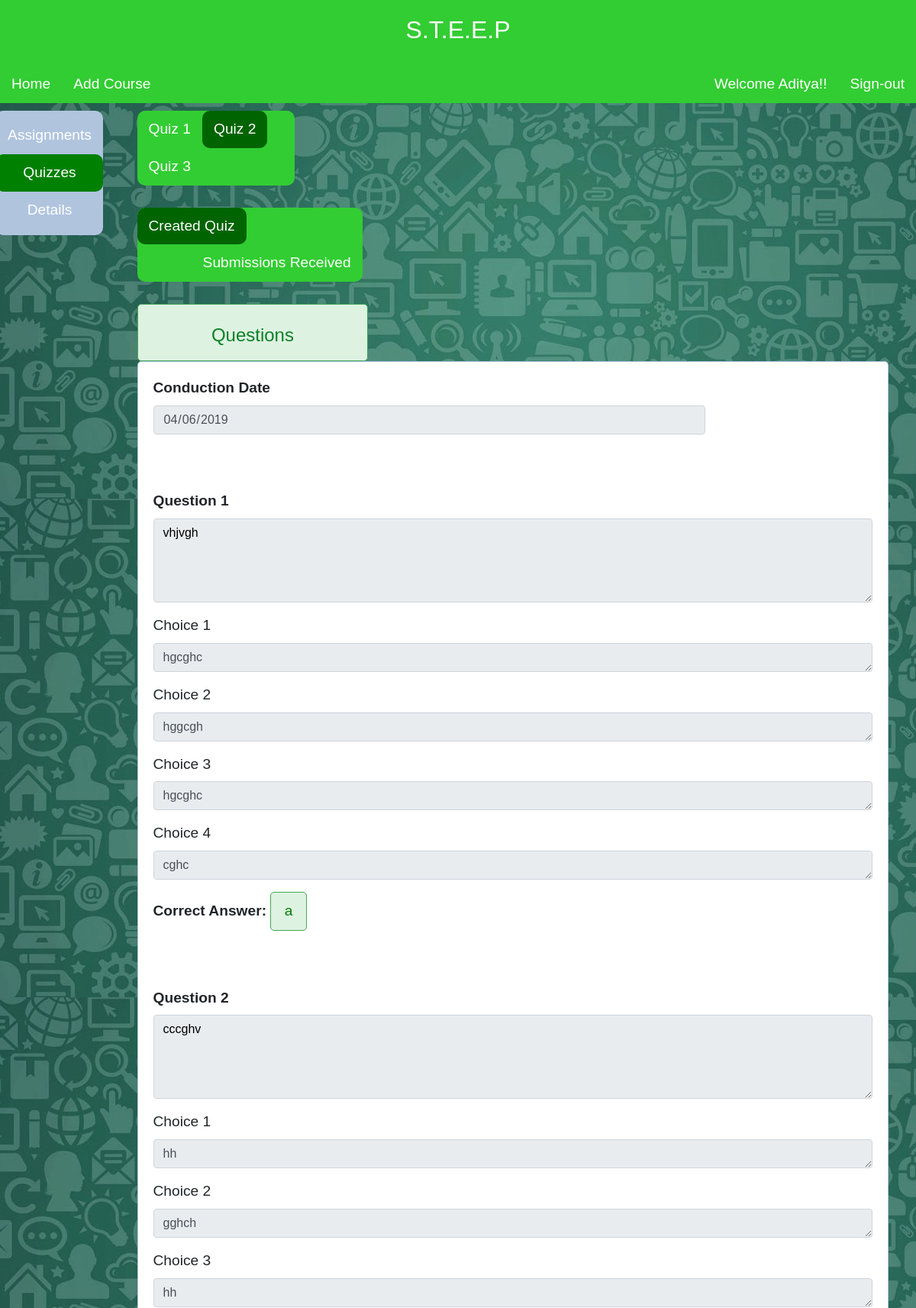
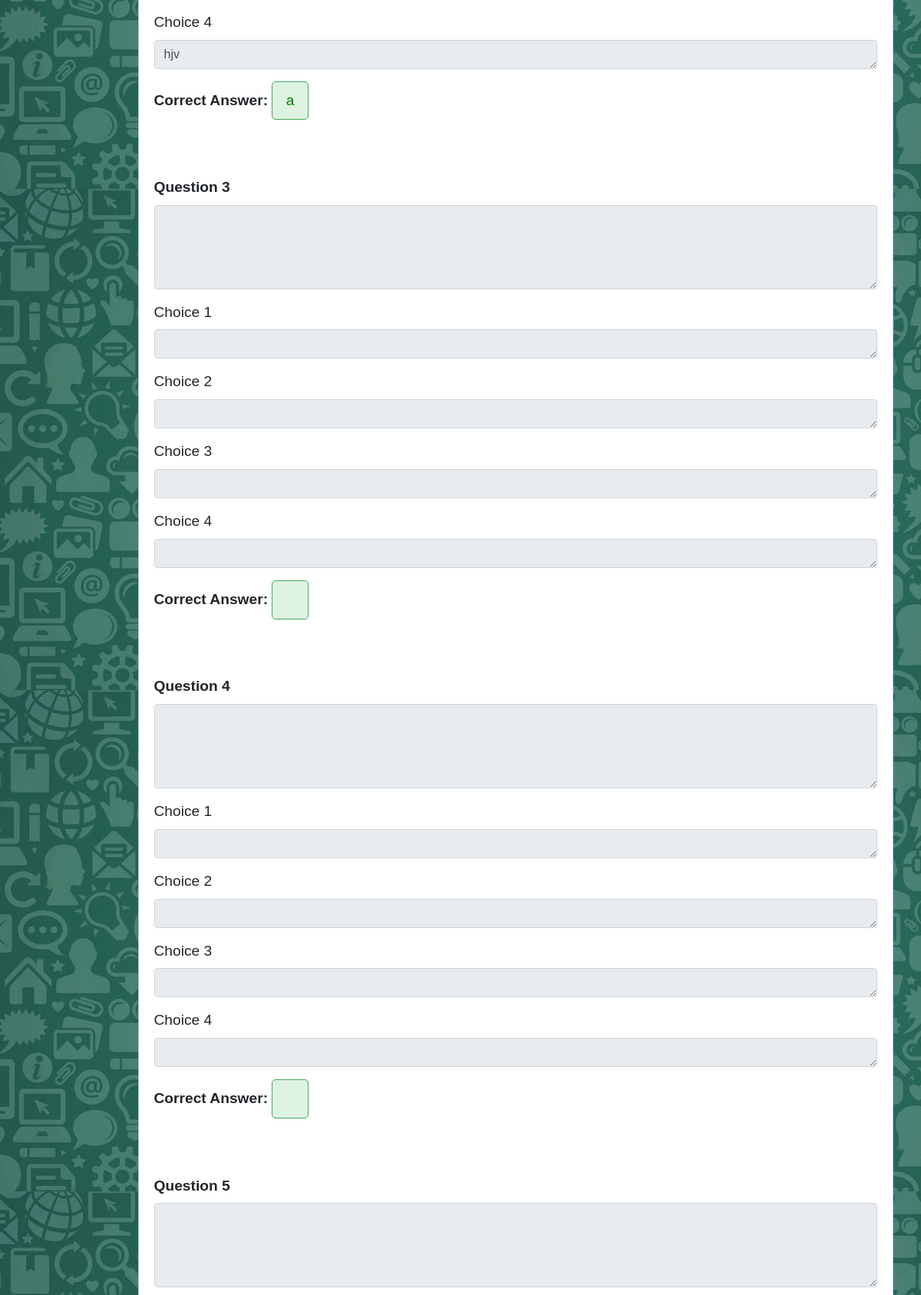
/STEEP/course_quiz2.php?c_id=C1 (signed in, upper part), run on the app's committed database (2 pictures, top to bottom).
### tables this page shows
CREATE TABLE `quizzes` (
  `c_id` varchar(50) NOT NULL,
  `id` varchar(50) NOT NULL,
  `qno` int(11) NOT NULL,
  `due` date NOT NULL,
  `question_1` mediumtext NOT NULL,
  `choice_1_1` text NOT NULL,
  `choice_1_2` text NOT NULL,
  `choice_1_3` text NOT NULL,
  `choice_1_4` text NOT NULL,
  `correct_1` varchar(1) NOT NULL,
  `question_2` mediumtext NOT NULL,
  `choice_2_1` text NOT NULL,
  `choice_2_2` text NOT NULL,
  `choice_2_3` text NOT NULL,
  `choice_2_4` text NOT NULL,
  `correct_2` varchar(1) NOT NULL,
  `question_3` mediumtext NOT NULL,
  `choice_3_1` text NOT NULL,
  `choice_3_2` text NOT NULL,
  `choice_3_3` text NOT NULL,
  `choice_3_4` text NOT NULL,
  `correct_3` varchar(1) NOT NULL,
  `question_4` mediumtext NOT NULL,
  `choice_4_1` text NOT NULL,
  `choice_4_2` text NOT NULL,
  `choice_4_3` text NOT NULL,
  `choice_4_4` text NOT NULL,
  `correct_4` varchar(1) NOT NULL,
  `question_5` mediumtext NOT NULL,
  `choice_5_1` text NOT NULL,
  `choice_5_2` text NOT NULL,
  `choice_5_3` text NOT NULL,
  `choice_5_4` text NOT NULL,
  `correct_5` varchar(1) NOT NULL,
  `question_6` mediumtext NOT NULL,
  `choice_6_1` text NOT NULL,
  `choice_6_2` text NOT NULL,
  `choice_6_3` text NOT NULL,
  `choice_6_4` text NOT NULL,
  `correct_6` varchar(1) NOT NULL,
  `question_7` mediumtext NOT NULL,
  `choice_7_1` text NOT NULL,
  `choice_7_2` text NOT NULL,
  `choice_7_3` text NOT NULL,
  `choice_7_4` text NOT NULL,
  `correct_7` varchar(1) NOT NULL,
  `question_8` mediumtext NOT NULL,
  `choice_8_1` text NOT NULL,
  `choice_8_2` text NOT NULL,
  `choice_8_3` text NOT NULL,
  `choice_8_4` text NOT NULL,
  `correct_8` varchar(1) NOT NULL,
  `question_9` mediumtext NOT NULL,
  `choice_9_1` text NOT NULL,
  `choice_9_2` text NOT NULL,
  `choice_9_3` text NOT NULL,
  `choice_9_4` text NOT NULL,
  `correct_9` varchar(1) NOT NULL,
  `question_10` mediumtext NOT NULL,
  `choice_10_1` text NOT NULL,
  `choice_10_2` text NOT NULL,
  `choice_10_3` text NOT NULL,
  `choice_10_4` text NOT NULL,
  `correct_10` varchar(1) NOT NULL
);

### STEEP/course_quiz2.php (the view, shortened to what this page needs)
<?php
  if(isset($_GET['c_id']))
$c_id = $_GET['c_id'];
else
$c_id = $_POST['c_id'];
$a_id = $c_id."_2";
?>
<html>
<head>
	<link rel="stylesheet" href="https://stackpath.bootstrapcdn.com/bootstrap/4.3.1/css/bootstrap.min.css">
<link rel="stylesheet" href="style.css">
</head>
<body>
<div class="title">
		<h2>S.T.E.E.P</h2>
</div>
<div class="topnav">
        <a href="index_faculty.php">Home</a>
        <a href="Add_Course.php">Add Course</a>
		<?php  if (isset($_SESSION['username'])) : ?>
        <a style="float:right;"   href="index_faculty.php?logout='1'">Sign-out</a>
        <a style="float:right;" href="#">Welcome <?php echo $_SESSION['username']; ?>!!</a>
		<?php endif ?>
</div>
<div class="row">
<div class="leftcolumn">
  <div class="sidenav">
  <a  href="course_assignment1.php?c_id=<?php echo $c_id; ?>">Assignments</a>
  <a class="sideactive" href="#">Quizzes</a>
  <a href="Details.php?c_id=<?php echo $c_id; ?>">Details</a>
  </div>
</div>
<div class="rightcolumn">
<div class="topnav" style="width:21%; border-radius:10px;">
        <a href="course_quiz1.php?c_id=<?php echo $c_id; ?>">Quiz 1</a>
        <a  class='active' href='#'> Quiz 2</a>
        <a href="course_quiz3.php?c_id=<?php echo $c_id; ?>">Quiz 3</a>
</div>
<br>
<?php
$db = mysqli_connect('localhost', 'root', '', 'steep') or die(mysqli_error());
$quiz_check_query = "SELECT * FROM quizzes WHERE c_id='$c_id' AND id='$a_id' LIMIT 1";
$result = mysqli_query($db, $quiz_check_query);
$quiz = mysqli_fetch_assoc($result);
if($quiz)
{
  $due = $quiz['due'];
?>
<div class="topnav" style="width:30%; border-radius:10px;">
       <a  class='active'  href='#'> Created Quiz</a>
       <a href='course_quiz2_sub.php?c_id=<?php echo $c_id; ?>' style="float:right;"> Submissions Received</a>
</div>
  <br>
    <div class="container-fluid" style="width:80%; border-radius:5px; margin-left:-15px;">
    <div  class="no_error" style="width:40%; border-radius=5px; margin-left:0px;" >
       <p ><h4><center>Questions</center></h4>
        </div>
     <form action="#" method="POST" style="border-radius:5px;">
        <fieldset>
        <div class="container-fluid" style="width:80%; margin-left:-15px;">
        <div class="form-group">
                <b><label for="Due Date">Conduction Date</label></b>
                <input type="date" class="form-control" name="due" value="<?php echo $due; ?>" readonly>
        </div>
        </div>
           <?php
           for($i=1;$i<11;$i++)
           {
               $question = $quiz['question_'.$i];
               $choice1 = $quiz['choice_'.$i.'_1'];
               $choice2 = $quiz['choice_'.$i.'_2'];
               $choice3 = $quiz['choice_'.$i.'_3'];
               $choice4 = $quiz['choice_'.$i.'_4'];
               $correct = $quiz['correct_'.$i];
            ?>
            <br>
            <br>
            <div class="form-group">
                <label for="content"><b>Question <?php echo $i; ?></b></label>
                <textarea class="form-control"  style="color:black;" qid="content" name="question_<?php echo $i; ?>" rows="4" readonly><?php echo $question; ?></textarea>
            </div>
            <div class="form-group">
                <label for="content">Choice 1</label>
                <textarea class="form-control" id="content" name="choice_<?php echo $i; ?>_1" rows="1" value="<?php echo $choice1; ?>" readonly><?php echo $choice1; ?></textarea>
            </div>
            <div class="form-group">
                <label for="content">Choice 2</label>
                <textarea class="form-control" id="content" name="choice_<?php echo $i; ?>_2" rows="1"  readonly><?php echo $choice2; ?></textarea>
            </div>
            <div class="form-group">
                <label for="content">Choice 3</label>
                <textarea class="form-control" id="content" name="choice_<?php echo $i; ?>_3" rows="1" value="<?php echo $choice3; ?>" readonly><?php echo $choice1; ?></textarea>
            </div>
            <div class="form-group">
                <label for="content">Choice 4</label>
                <textarea class="form-control" id="content" name="choice_<?php echo $i; ?>_4" rows="1" value="<?php echo $choice4; ?>" readonly><?php echo $choice4; ?></textarea>
            </div>
            <div class="form-group">
                <label for="Correct Option"><b>Correct Answer: </b></label>
                <input type='text' style="color:green; width:5%; text-align:center;"  class="no_error" class="form-control" name="correct_<?php echo $i; ?>" value="<?php echo $correct; ?>" readonly>
            </div>
         <?php
           }
        ?>
        </form>
        </div>
<?php
}
?>
</div>
</div>
</body>
</html>

### STEEP/style.css (style rules this page uses)
* { margin: 0px; padding: 0px; }
body { font-size: 120%; background-image: url("whatsapp1.jpg"); font-family: Arial; }
form, .content { width: 130%; margin: 0px auto; padding: 20px; border: 1px solid #B0C4DE; background: white; border-radius: 0px 0px 10px 10px; }
.no_error { width: 92%; margin: 0px auto; padding: 10px; border: 1px solid #42a958; color: #0c8125; background: #def2e2; border-radius: 5px; text-align: left; }
.topnav { overflow:hidden; background-color:rgb(50, 205, 50); position: sticky; position: -webkit-sticky; top: 0; }
.topnav a { display:block; float:left; text-decoration:none; text-align:center; padding :10px 15px; color:white; border-radius: 10px; }
.topnav a.active { background-color:rgb(0, 100, 0); }
.title { text-align:center; background-color:rgb(50, 205, 50); color:white; padding:20px; }
.sidenav { width: 140px; position: static; z-index: 1; top: 20px; left: 20px; background-color: #B0C4DE; overflow-x: hidden; padding: 8px 0; border-radius: 10px; }
.sidenav a { display: block; text-decoration:none; text-align:center; padding :10px 15px; color:white; border-radius: 10px; }
.sideactive { background-color: green; }
.leftcolumn { margin-left:10px; margin-top:10px; float: left; width: 15%; }
.rightcolumn { margin-top:10px; float: right; width: 80%; }
.row:after { content: ""; display: table; clear: both; }

### data on the page
quizzes: due "04/06/2019", question_1 "vhjvgh", choice_1_1 "hgcghc", choice_1_2 "hggcgh", choice_1_3 "hgcghc", choice_1_4 "cghc", correct_1 "a", question_2 "cccghv", choice_2_1 "hh", choice_2_2 "gghch", choice_2_3 "hh", choice_2_4 "hjv", correct_2 "a"

### other printed values
$_SESSION['username'] "Aditya"
